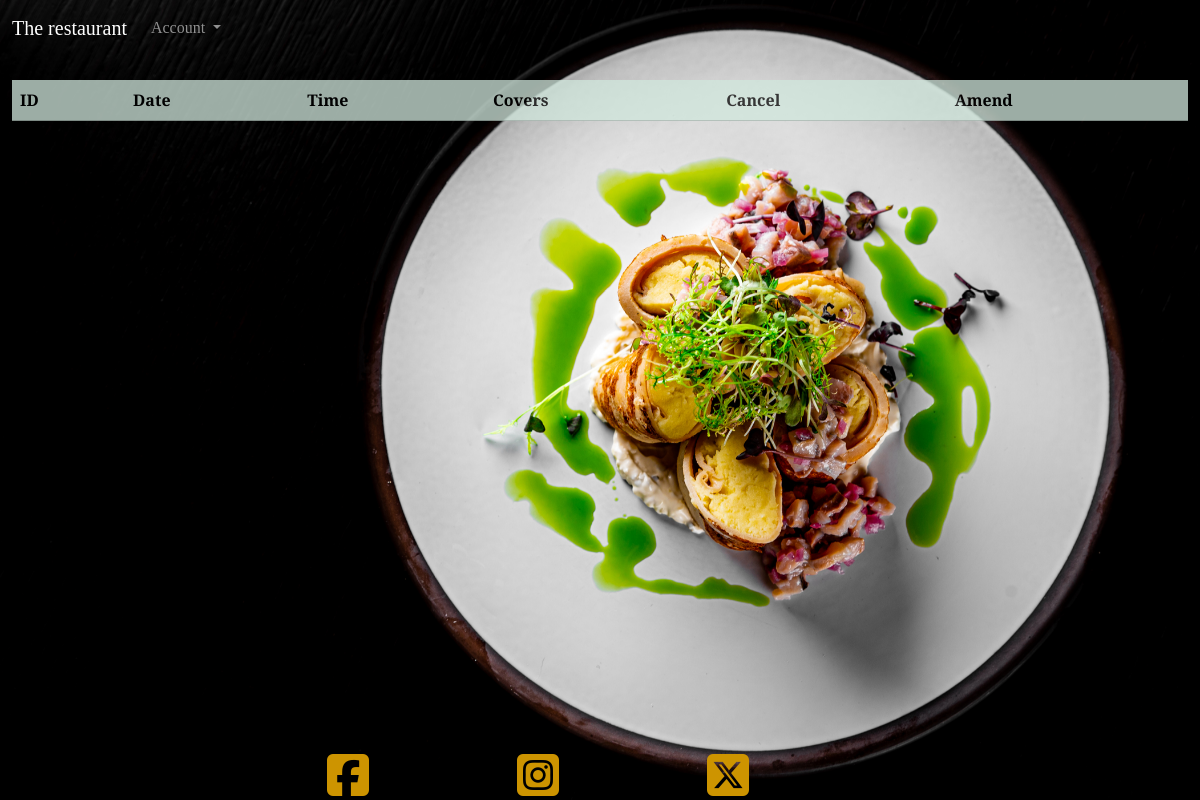
Before: /viewbookings/ (signed in) with the older database file.
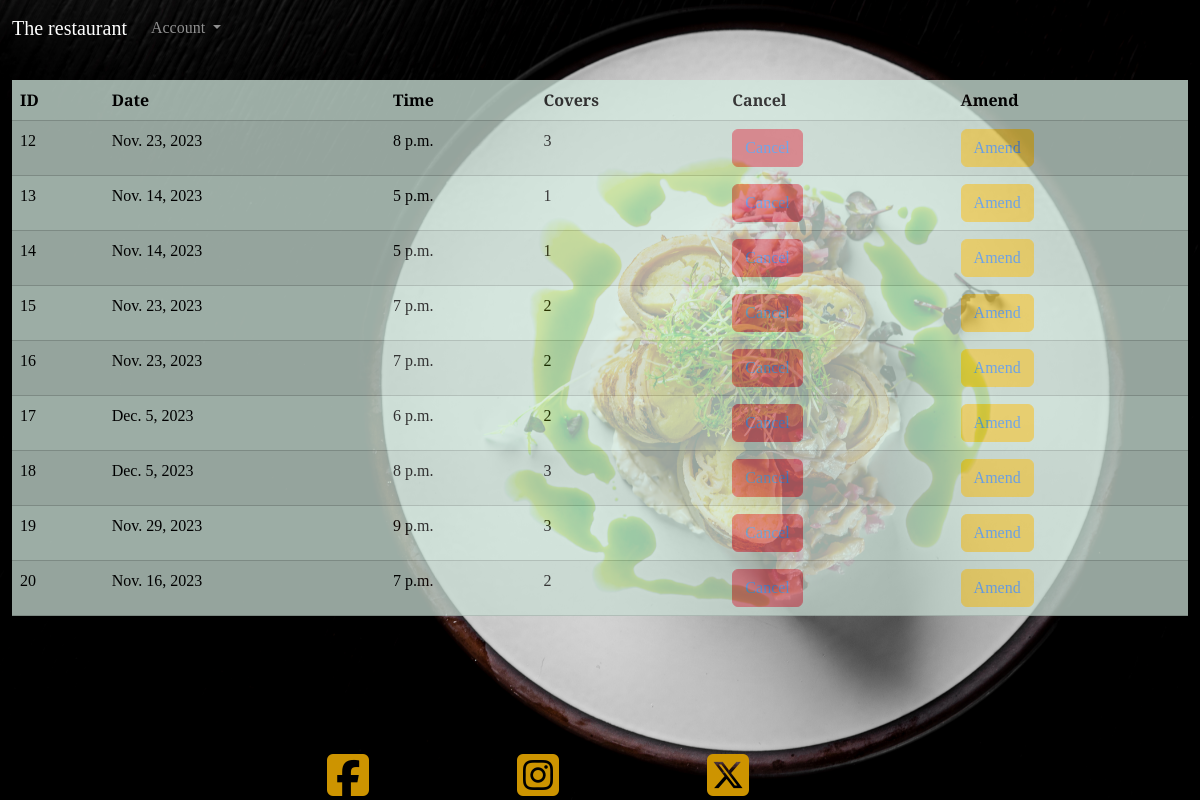
After: the same page with the newer database file.
### therestaurant/models.py (models this page shows)
class Reservation(models.Model):
    user = models.ForeignKey(User, on_delete=models.CASCADE, null=True)
    first_name = models.CharField(max_length=50, null=False, blank=False)
    last_name = models.CharField(max_length=50, null=False, blank=False)
    email = models.EmailField(null=False, blank=False)
    contact_number = models.IntegerField(null=False, blank=False)
    date = models.DateField(null=False, blank=False)
    time = models.TimeField(null=False, blank=False)
    covers = models.IntegerField(null=False, blank=False)
    table = models.ForeignKey(Table, on_delete=models.CASCADE, default=get_default_table)

### therestaurant/views.py (the view)
# urls.py: path('viewbookings/', get_bookings, name='get_bookings'),
def get_bookings(request):
    user_bookings = Reservation.objects.filter(user=request.user)
    today = date.today()
    return render(request, 'viewbooking/viewbookings.html', {'user_bookings': user_bookings, 'today': today})

### templates/viewbooking/viewbookings.html
{% extends "home/home.html" %}
{% block content %}
<div class="table-responsive">
    <table class="table table-success table-striped table-hover opacity-75">
        <thead>
            <tr>
                <th scope="col">ID</th>
                <th scope="col">Date</th>
                <th scope="col">Time</th>
                <th scope="col">Covers</th>
                <th scope="col">Cancel</th>
                <th scope="col">Amend</th>
        </tr>
        </thead>
        <tbody>
            {% for booking in user_bookings %}
            <tr>
                <td>{{ booking.id }}</th>
                <td>{{ booking.date }}</td>
                <td>{{ booking.time }}</td>
                <td>{{ booking.covers }}</td>
                {% if booking.date < today %}
                    <td><button class="btn btn-danger disabled"><a href="{% url 'cancel_booking' booking.id %}" class="text-decoration-none">Cancel</a></button></td>
                    <td><button class="btn btn-warning disabled"><a href="{% url 'amend_booking' booking.id %}" class="text-decoration-none">Amend</a></button></td>
                {% else %}
                    <td><button class="btn btn-danger"><a href="{% url 'cancel_booking' booking.id %}" class="text-decoration-none">Cancel</a></button></td>
                    <td><button class="btn btn-warning"><a href="{% url 'amend_booking' booking.id %}" class="text-decoration-none">Amend</a></button></td>
                {% endif %}
            </tr>
            {% endfor %}
        </tbody>
    </table>
</div>
{% endblock %}

### templates/home/home.html (shortened to what this page needs)
<!DOCTYPE html>
<html lang="en">
<head>
  <link href="https://cdn.jsdelivr.net/npm/bootstrap@5.3.1/dist/css/bootstrap.min.css" rel="stylesheet"
>
  {% load static %}
  <link rel="stylesheet" href="{% static 'home/style.css' %}">
</head>
<body>
  <div class="hero container-fluid">
    <nav class="navbar fixed-top navbar-expand-lg navbar-dark">
      <div class="container-fluid">
        <a class="navbar-brand" href="{%url 'get_homepage' %}">The restaurant</a>
        <div class="collapse navbar-collapse" id="navbarNavDarkDropdown">
          <ul class="navbar-nav">
            <li class="nav-item dropdown">
              <a class="nav-link dropdown-toggle" href="#" id="navbarDarkDropdownMenuLink" role="button"
                data-bs-toggle="dropdown" aria-expanded="false">
                Account
              </a>
            </li>
          </ul>
        </div>
      </div>
    </nav>
    <main>
      {% block content %}{% endblock %}
      <div class="container footer fixed-bottom">
        <div class="row justify-content-center">
          <div class="col-2">
            <a href="https://facebook.com"><i class="fa-brands fa-square-facebook"></i></a>
          </div>
          <div class="col-2">
            <a href="https://instagram.com"><i class="fa-brands fa-square-instagram"></i></a>
          </div>
          <div class="col-2">
            <a href="https://twitter.com"><i class="fa-brands fa-square-x-twitter"></i></a>
          </div>
        </div>
      </div>
    </main>
</body>
</html>

### therestaurant/static/home/style.css (style rules this page uses)
body { color: #cd9400; font-family: 'Playfair Display', serif; }
main { padding-top: 80px; }
.hero { background: url('images/home_hero.jpg') no-repeat center center; background-size: cover; background-attachment: fixed; min-height: 100vh; }
@media (min-width: 425px) { .hero { min-height: 100vh; align-items: center; } }
i { font-size: 3em; text-decoration: none; color: #cd9400; }

Changed rows visible on the page:
added Reservation: id "12", date "Nov. 23, 2023", time "8 p.m.", covers "3", shows "Amend"
added Reservation: id "13", date "Nov. 14, 2023", time "5 p.m.", covers "1", shows "Cancel"
added Reservation: id "14", date "Nov. 14, 2023", time "5 p.m.", covers "1", shows "Cancel"
added Reservation: id "15", date "Nov. 23, 2023", time "7 p.m.", covers "2", shows "Cancel"
added Reservation: id "16", date "Nov. 23, 2023", time "7 p.m.", covers "2", shows "Cancel"
added Reservation: id "17", date "Dec. 5, 2023", time "6 p.m.", covers "2", shows "Cancel"
added Reservation: id "18", date "Dec. 5, 2023", time "8 p.m.", covers "3", shows "Cancel"
added Reservation: id "19", date "Nov. 29, 2023", time "9 p.m.", covers "3", shows "Cancel"
added Reservation: id "20", date "Nov. 16, 2023", time "7 p.m.", covers "2", shows "Cancel"
